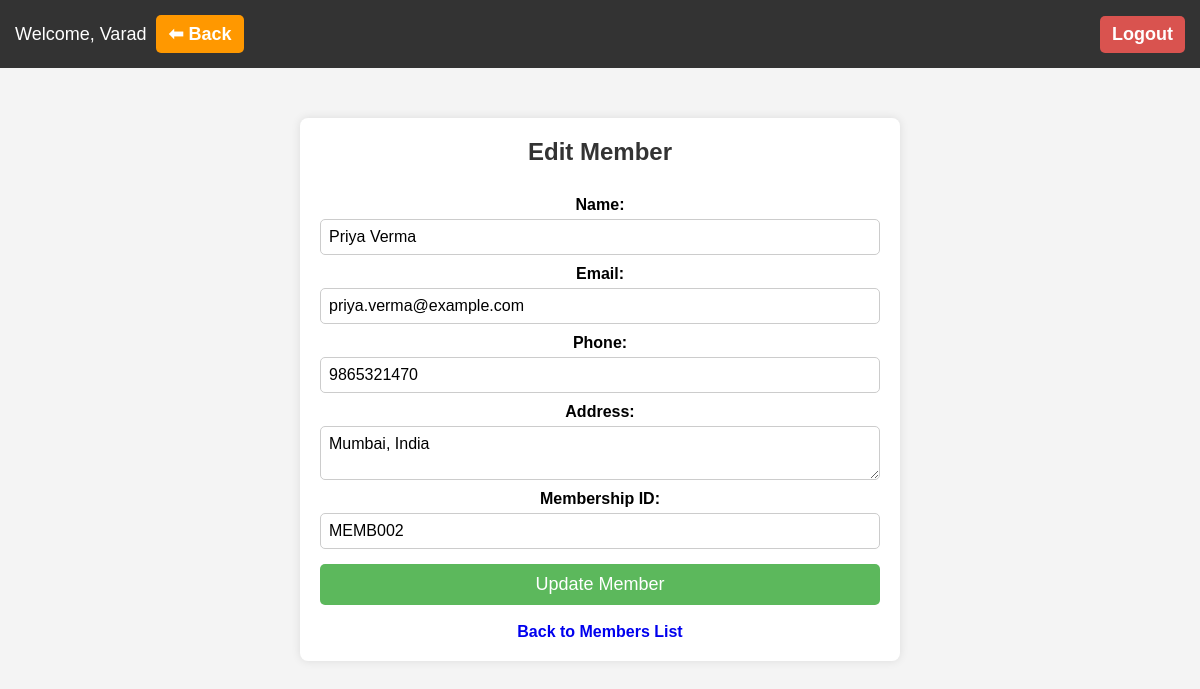
Screenshot of /pages/edit_member.php?id=2 (signed in) with the database file from the repository.
### tables this page shows
CREATE TABLE `members` (
  `id` int(11) NOT NULL,
  `name` varchar(100) NOT NULL,
  `email` varchar(100) NOT NULL,
  `phone` varchar(20) DEFAULT NULL,
  `address` text DEFAULT NULL,
  `membership_id` varchar(20) NOT NULL
);

### pages/edit_member.php (the view, shortened to what this page needs)
<?php
include('../config/db_connect.php');
$member_id = $_GET['id'];
$sql = "SELECT * FROM members WHERE id = $member_id";
$result = $conn->query($sql);
$member = $result->fetch_assoc();
?>
<!DOCTYPE html>
<html lang="en">
<head>
    <link rel="stylesheet" href="../assets/css/style.css">
    <link rel="stylesheet" href="../assets/css/responsive.css">
</head>
<body>
<?php include('../includes/header.php'); ?>
    <div class="container">
        <h2>Edit Member</h2>
        <form action="edit_member.php?id=<?php echo $member_id; ?>" method="POST">
            <label>Name:</label>
            <input type="text" name="name" value="<?php echo $member['name']; ?>" required>
            <label>Email:</label>
            <input type="email" name="email" value="<?php echo $member['email']; ?>" required>
            <label>Phone:</label>
            <input type="text" name="phone" value="<?php echo $member['phone']; ?>" required>
            <label>Address:</label>
            <textarea name="address" required><?php echo $member['address']; ?></textarea>
            <label>Membership ID:</label>
            <input type="text" name="membership_id" value="<?php echo $member['membership_id']; ?>" required>
            <button type="submit" name="update_member">Update Member</button>
        </form>
        <br>
        <a href="members.php">Back to Members List</a>
    </div>
</body>
</html>

### assets/css/style.css (style rules this page uses)
* { margin: 0; padding: 0; box-sizing: border-box; font-family: Arial, sans-serif; }
body { background-color: #f4f4f4; text-align: center; }
.container { width: 50%; margin: 50px auto; background: #fff; padding: 20px; border-radius: 8px; box-shadow: 0px 0px 10px rgba(0, 0, 0, 0.1); }
h2 { margin-bottom: 20px; color: #333; }
form { display: flex; flex-direction: column; }
label { font-weight: bold; margin: 10px 0 5px; }
input, select, textarea { padding: 8px; border: 1px solid #ccc; border-radius: 5px; font-size: 16px; }
button, .btn { margin-top: 15px; padding: 10px; background-color: #5cb85c; border: none; color: white; font-size: 18px; cursor: pointer; border-radius: 5px; text-decoration: none; display: inline-block; }
a { text-decoration: none; font-weight: bold; padding: 8px 12px; border-radius: 5px; }

### rows the page displays
members: name "Priya Verma", email "priya.verma@example.com", phone "9865321470", address "Mumbai, India", membership_id "MEMB002"

### other values shown
$librarian_name "Varad"
